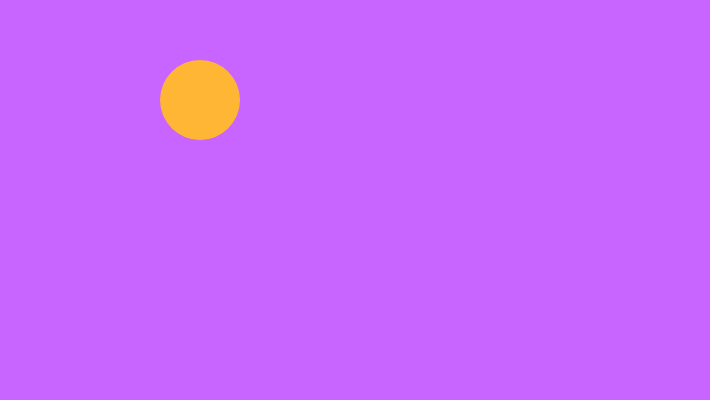
Frame 1 (no input)
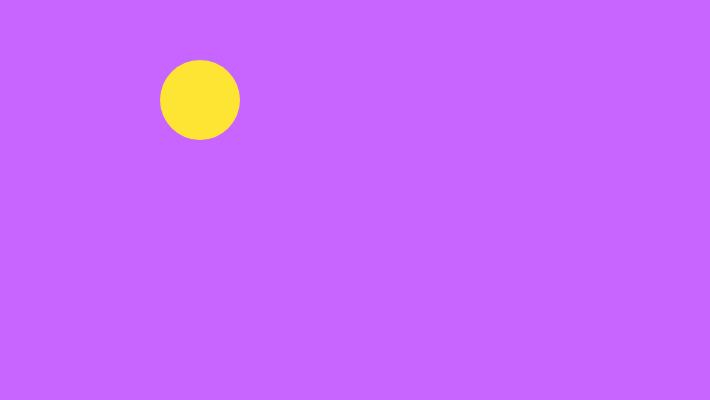
Frame 60 (no input)
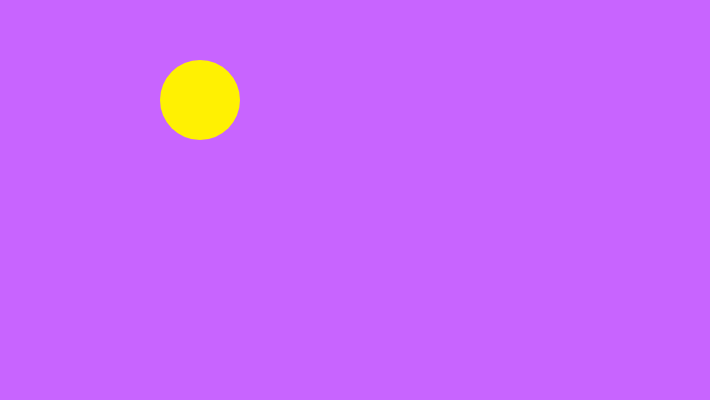
Frame 120 (the mouse pressed at the canvas centre since frame 60)

The p5.js sketch that drew these frames (run headless with seeded random() and noise() and a simulated clock; from frame 60 on, the mouse is pressed at the canvas centre):

// p5.js sketch
// ── sketch.js

var x = 0,y = 3.1,a=50,b=55;
function setup() {
  createCanvas(710, 400);

  }


function draw() {
background(200,100,255);
  strokeWeight(80);
  stroke(255,random(0,255),random(0,255));
  //
// fill(rgb(0,255),rgb(0,255),rgb(0,255));
  point(200,100);



}
